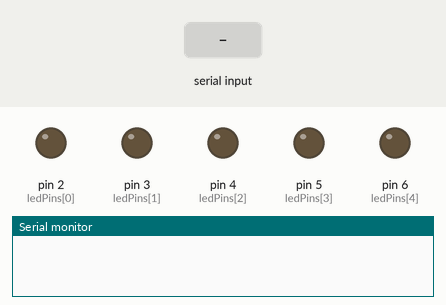
This sketch was run on a simulated Arduino Uno, built with avr-gcc and run on an emulated ATmega328P. Shown: output pins drawn as LEDs (lit = HIGH), the last lines printed to the serial monitor. The inputs (shaded band) are chosen by the test bench.

Above: at 1.2 s.
1.3 s: "5\n" received over Serial
At 1.9 s:
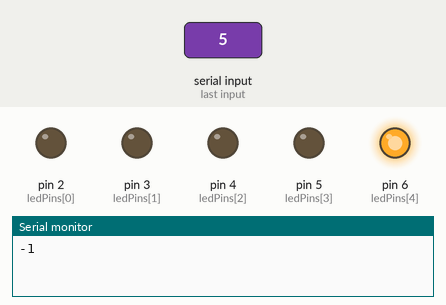
Timing chart, 0 to 4.3 s (numbered marks = the images above; inputs shaded):
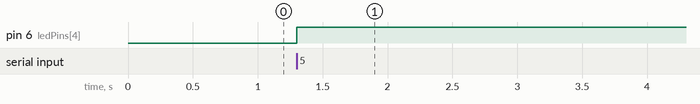

The sketch:

Arduino_Controller.ino
```cpp
const int ledPins[] = {2, 3, 4, 5, 6};
const int numLeds = 5;
int previousNum = -1;

void setup() {
  Serial.begin(115200); // Start serial communication at 9600 baud rate
  Serial.setTimeout(1);

  for(int i = 0; i < numLeds; i++){
    pinMode(ledPins[i], OUTPUT);
    digitalWrite(ledPins[i], LOW); // Turn off all LEDs initially
  }
}

void loop() {
	while (!Serial.available());

  int numFingers = Serial.readString().toInt();

  if(numFingers > 0 && numFingers < 6  && previousNum != numFingers) {
    for(int i = 0; i < numLeds; i++){
      digitalWrite(ledPins[i], LOW); // Turn off all LEDs initially
    }

    digitalWrite(ledPins[numFingers - 1], HIGH);

    Serial.print(previousNum);
    previousNum = numFingers;
  } else {
    Serial.print(-1);
  }

  // delay(500);
}
```

Measured:
- after the input at 1.3 s, pin 6 (ledPins[4]): LOW → HIGH at once
